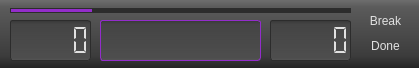
<?xml version="1.0" encoding="UTF-8"?>
<ui version="4.0">
 <class>Widget</class>
 <widget class="QWidget" name="Widget">
  <property name="windowModality">
   <enum>Qt::NonModal</enum>
  </property>
  <property name="enabled">
   <bool>true</bool>
  </property>
  <property name="geometry">
   <rect>
    <x>0</x>
    <y>0</y>
    <width>419</width>
    <height>68</height>
   </rect>
  </property>
  <property name="minimumSize">
   <size>
    <width>419</width>
    <height>68</height>
   </size>
  </property>
  <property name="maximumSize">
   <size>
    <width>419</width>
    <height>68</height>
   </size>
  </property>
  <property name="font">
   <font>
    <kerning>true</kerning>
   </font>
  </property>
  <property name="contextMenuPolicy">
   <enum>Qt::NoContextMenu</enum>
  </property>
  <property name="windowTitle">
   <string>Focus</string>
  </property>
  <property name="toolTip">
   <string/>
  </property>
  <property name="autoFillBackground">
   <bool>false</bool>
  </property>
  <property name="styleSheet">
   <string notr="true">QWidget {
	background-color: qlineargradient(spread:pad, x1:0, y1:0, x2:0, y2:1, stop:0 rgba(110, 110, 110, 255), stop:0.101942 rgba(91, 91, 91, 255), stop:0.820388 rgba(60, 60, 60, 255), stop:0.990291 rgba(37, 37, 37, 255));
	color: rgb(225, 225, 225);
}
QTextBrowser, QLineEdit {
	background-color: qlineargradient(spread:pad, x1:0, y1:0, x2:0, y2:1, stop:0 rgba(37, 37, 37, 147), stop:0.0873786 rgba(60, 60, 60, 150), stop:0.932039 rgba(91, 91, 91, 148), stop:1 rgba(110, 110, 110, 148));
	border: 1px  solid rgb(147, 45, 203);
	border-radius: 3px;
}

QLCDNumber, QSpinBox, QDateTimeEdit {
	background-color: qlineargradient(spread:pad, x1:0, y1:0, x2:0, y2:1, stop:0 rgba(37, 37, 37, 147), stop:0.0873786 rgba(60, 60, 60, 150), stop:0.932039 rgba(91, 91, 91, 148), stop:1 rgba(110, 110, 110, 148));
	border: 1px  solid rgb(44, 44, 44);
	border-radius: 3px;
}

QLabel {
	background-color:rgba(255, 255, 255, 0);
}

QPushButton {
	background-color:rgba(255, 255, 255, 0);
}

QProgressBar {
	background-color: rgb(44, 44, 44);
	border: 1px  solid rgb(44, 44, 44);
	margin: 8px, 8px;
	color:rgba(255, 255, 255, 0);
}
QProgressBar::chunk {
	background-color: rgb(147, 45, 203);
}</string>
  </property>
  <widget class="QProgressBar" name="Progress">
   <property name="geometry">
    <rect>
     <x>10</x>
     <y>0</y>
     <width>341</width>
     <height>21</height>
    </rect>
   </property>
   <property name="styleSheet">
    <string notr="true"/>
   </property>
   <property name="value">
    <number>24</number>
   </property>
  </widget>
  <widget class="QLCDNumber" name="TimeDone">
   <property name="geometry">
    <rect>
     <x>10</x>
     <y>20</y>
     <width>81</width>
     <height>41</height>
    </rect>
   </property>
   <property name="smallDecimalPoint">
    <bool>false</bool>
   </property>
   <property name="segmentStyle">
    <enum>QLCDNumber::Flat</enum>
   </property>
  </widget>
  <widget class="QLCDNumber" name="TimeLeft">
   <property name="geometry">
    <rect>
     <x>270</x>
     <y>20</y>
     <width>81</width>
     <height>41</height>
    </rect>
   </property>
   <property name="smallDecimalPoint">
    <bool>false</bool>
   </property>
   <property name="segmentStyle">
    <enum>QLCDNumber::Flat</enum>
   </property>
  </widget>
  <widget class="QPushButton" name="DoneButton">
   <property name="geometry">
    <rect>
     <x>350</x>
     <y>30</y>
     <width>71</width>
     <height>31</height>
    </rect>
   </property>
   <property name="text">
    <string>Done</string>
   </property>
   <property name="flat">
    <bool>true</bool>
   </property>
  </widget>
  <widget class="QPushButton" name="BreakButton">
   <property name="geometry">
    <rect>
     <x>350</x>
     <y>10</y>
     <width>71</width>
     <height>21</height>
    </rect>
   </property>
   <property name="text">
    <string>Break</string>
   </property>
   <property name="flat">
    <bool>true</bool>
   </property>
  </widget>
  <widget class="QTextBrowser" name="TagsArea">
   <property name="geometry">
    <rect>
     <x>100</x>
     <y>20</y>
     <width>161</width>
     <height>41</height>
    </rect>
   </property>
  </widget>
 </widget>
 <layoutdefault spacing="6" margin="11"/>
 <resources/>
 <connections/>
</ui>
